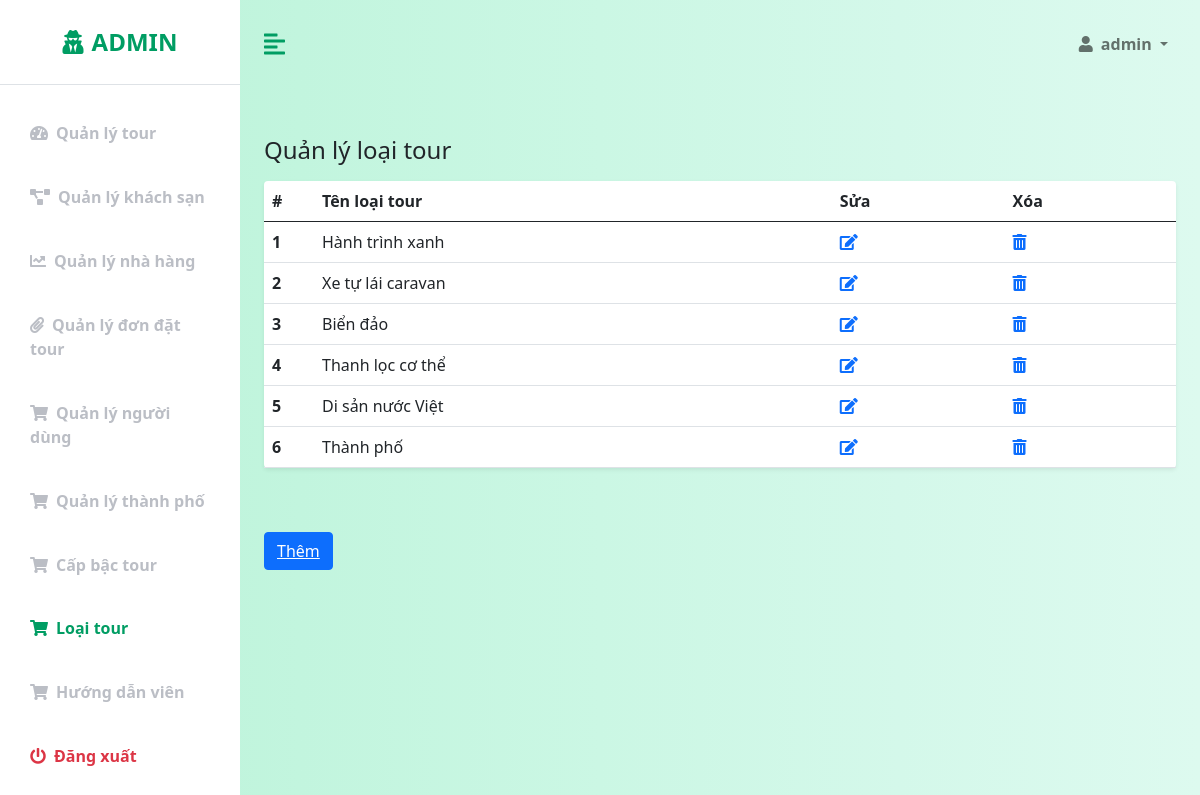
/admin/QLLoaiTour.php (signed in), run on the app's committed database.
### tables this page shows
CREATE TABLE `customers` (
  `customer_id` int(11) NOT NULL,
  `user_name` varchar(50) NOT NULL,
  `password` varchar(255) NOT NULL,
  `email` varchar(50) NOT NULL,
  `birthday` datetime NOT NULL,
  `phone_number` varchar(10) NOT NULL,
  `name` varchar(50) NOT NULL,
  `gender` int(1) NOT NULL,
  `status` int(1) NOT NULL,
  `code` varchar(255) NOT NULL,
  `is_admin` int(10) NOT NULL,
  `date_created` datetime NOT NULL DEFAULT current_timestamp()
);

CREATE TABLE `tourtypes` (
  `tour_type_id` int(10) NOT NULL,
  `type_name` varchar(55) NOT NULL,
  `image` varchar(255) NOT NULL
);

### config/database-function.php (called while the page is built, shortened)
<?php
    require_once('database-connection.php');
    function simpleQuery($sql, bool $isGet = true, $params = []){
        global $conn;
        $stmt = $conn -> prepare($sql);
        if(count($params) > 0){
            $types = '';
            foreach($params as $v){
                if(is_int($v)){
                    $types = $types.'i';
                }else if(is_double($v)){
                    $types = $types.'d';
                }else{
                    $types = $types.'s';
                }
            }
            $values = array_values($params);
            $stmt -> bind_param($types, ...$values);
        }
        $stmt -> execute();
        if($isGet){
            $record = $stmt -> get_result() -> fetch_all(MYSQLI_ASSOC);
            return $record;
        }else{
            return $stmt;
        }
    }
?>

### admin/QLLoaiTour.php (the view, shortened to what this page needs)
<?php
    require('templates-admin/header.php');
?>
            <div class="container-fluid px-4">
                <div class="row my-5">
                    <h3 class="fs-4 mb-3">Quản lý loại tour</h3>
                    <div class="col">
                        <table class="table bg-white rounded shadow-sm  table-hover">
                            <thead>
                                <tr>
                                    <th scope="col" width="50">#</th>
                                    <th scope="col">Tên loại tour</th>
                                    <th scope="col">Sửa</th>
                                    <th scope="col">Xóa</th>
                                </tr>
                            </thead>
                            <tbody>
                                <?php
                                    $sql = "select * from tourtypes";
                                    $rows = simpleQuery($sql);
                                    $i = 1;
                                    foreach($rows as $row){
                                        echo '
                                            <tr>
                                                <th scope="row">'.$i.'</th>
                                                <td>'.$row["type_name"].'</td>
                                                <td><a href="sua-LoaiTour.php?id='.$row["tour_type_id"].'"><i class="fas fa-edit"></i></a></td>
                                                <td><a href="xoa.php?tourtypes=&id='.$row["tour_type_id"].'"><i class="fas fa-trash-alt"></i></a></td>
                                            </tr>
                                        ';
                                        $i++;
                                    }
                                ?>
                            </tbody>
                        </table>
                    </div>
                </div>
                <button type="button" class="btn btn-primary" style="margin-bottom: 12px"><a href="them-LoaiTour.php" class="text-white">Thêm</a></button>
<?php
    include('templates-admin/footer.php')
?>

### admin/templates-admin/header.php (shortened to what this page needs)
<!DOCTYPE html>
<html lang="en">
<head>
    <link href="https://cdn.jsdelivr.net/npm/bootstrap@5.0.0-beta3/dist/css/bootstrap.min.css" rel="stylesheet" />
    <link rel="stylesheet" href="https://cdnjs.cloudflare.com/ajax/libs/font-awesome/5.15.3/css/all.min.css" />
    <link rel="stylesheet" href="https://cdnjs.cloudflare.com/ajax/libs/font-awesome/5.15.4/css/all.min.css">
    <link rel="stylesheet" href="css-admin/styles.css" />
</head>
<body>
    <div class="d-flex" id="wrapper">
        <div class="bg-white" id="sidebar-wrapper">
            <div class="sidebar-heading text-center py-4 primary-text fs-4 fw-bold text-uppercase border-bottom"><i
                    class="fas fa-user-secret me-2"></i>Admin</div>
            <div class="list-group list-group-flush my-3">
                <a href="index.php" class="list-group-item list-group-item-action bg-transparent second-text fw-bold <?php if($_SESSION["nav"] == "tours") echo "active"; ?>"><i
                        class="fas fa-tachometer-alt me-2"></i>Quản lý tour</a>
                <a href="QLKS.php" class="list-group-item list-group-item-action bg-transparent second-text fw-bold <?php if($_SESSION["nav"] == "hotels") echo "active"; ?>"><i
                        class="fas fa-project-diagram me-2"></i>Quản lý khách sạn</a>
                <a href="QLNH.php" class="list-group-item list-group-item-action bg-transparent second-text fw-bold <?php if($_SESSION["nav"] == "restaurants") echo "active"; ?>"><i
                        class="fas fa-chart-line me-2"></i>Quản lý nhà hàng</a>
                <a href="QLDDTour.php" class="list-group-item list-group-item-action bg-transparent second-text fw-bold <?php if($_SESSION["nav"] == "orders") echo "active"; ?>"><i
                        class="fas fa-paperclip me-2"></i>Quản lý đơn đặt tour</a>
                <a href="QLND.php" class="list-group-item list-group-item-action bg-transparent second-text fw-bold <?php if($_SESSION["nav"] == "customers") echo "active"; ?>"><i
                        class="fas fa-shopping-cart me-2"></i>Quản lý người dùng</a>
                <a href="QLTP.php" class="list-group-item list-group-item-action bg-transparent second-text fw-bold <?php if($_SESSION["nav"] == "cities") echo "active"; ?>"><i
                        class="fas fa-shopping-cart me-2"></i>Quản lý thành phố</a>
                <a href="QLCapTour.php" class="list-group-item list-group-item-action bg-transparent second-text fw-bold <?php if($_SESSION["nav"] == "ranks") echo "active"; ?>"><i
                        class="fas fa-shopping-cart me-2"></i>Cấp bậc tour</a>
                <a href="QLLoaiTour.php" class="list-group-item list-group-item-action bg-transparent second-text fw-bold <?php if($_SESSION["nav"] == "tourtypes") echo "active"; ?>"><i
                        class="fas fa-shopping-cart me-2"></i>Loại tour</a>
                <a href="QLHDVien.php" class="list-group-item list-group-item-action bg-transparent second-text fw-bold <?php if($_SESSION["nav"] == "tourguides") echo "active"; ?>"><i
                        class="fas fa-shopping-cart me-2"></i>Hướng dẫn viên</a>
                <a href="logout.php" class="list-group-item list-group-item-action bg-transparent text-danger fw-bold"><i
                        class="fas fa-power-off me-2"></i>Đăng xuất</a>
            </div>
        </div>
        <div id="page-content-wrapper">
            <nav class="navbar navbar-expand-lg navbar-light bg-transparent py-4 px-4">
                <div class="d-flex align-items-center">
                    <i class="fas fa-align-left primary-text fs-4 me-3" id="menu-toggle"></i>
                </div>
                <div class="collapse navbar-collapse" id="navbarSupportedContent">
                    <ul class="navbar-nav ms-auto mb-2 mb-lg-0">
                        <li class="nav-item dropdown">
                            <a class="nav-link dropdown-toggle second-text fw-bold" href="#" id="navbarDropdown"
                                role="button" data-bs-toggle="dropdown" aria-expanded="false">
                                <?php
                                  $sql = "select user_name from customers where customer_id = ?";
                                  $row = simpleQuery($sql, 1, [$_SESSION["user_id"]])[0];
                                  echo '<i class="fas fa-user me-2"></i>';
                                  echo $row["user_name"];
                                ?>
                            </a>
                        </li>
                    </ul>
                </div>
            </nav>

### admin/css-admin/styles.css (style rules this page uses)
:root { --main-bg-color: #009d63; --main-text-color: #009d63; --second-text-color: #bbbec5; --second-bg-color: #c1efde; }
.primary-text { color: var(--main-text-color); }
.second-text { color: var(--second-text-color); }
#wrapper { overflow-x: hidden; background-image: linear-gradient( to right, #baf3d7, #c2f5de, #cbf7e4, #d4f8ea, #ddfaef ); }
#sidebar-wrapper { min-height: 100vh; margin-left: -15rem; -webkit-transition: margin 0.25s ease-out; -moz-transition: margin 0.25s ease-out; -o-transition: margin 0.25s ease-out; transition: margin 0.25s ease-out; }
#sidebar-wrapper .sidebar-heading { padding: 0.875rem 1.25rem; font-size: 1.2rem; }
#sidebar-wrapper .list-group { width: 15rem; }
#page-content-wrapper { min-width: 100vw; }
#menu-toggle { cursor: pointer; }
.list-group-item { border: none; padding: 20px 30px; }
.list-group-item.active { background-color: transparent; color: var(--main-text-color); font-weight: bold; border: none; }
@media (min-width: 768px) { #sidebar-wrapper { margin-left: 0; } }
@media (min-width: 768px) { #page-content-wrapper { min-width: 0; width: 100%; } }

### data on the page
customers: user_name "admin"
tourtypes: type_name "Hành trình xanh"
tourtypes: type_name "Xe tự lái caravan"
tourtypes: type_name "Biển đảo"
tourtypes: type_name "Thanh lọc cơ thể"
tourtypes: type_name "Di sản nước Việt"
tourtypes: type_name "Thành phố"
